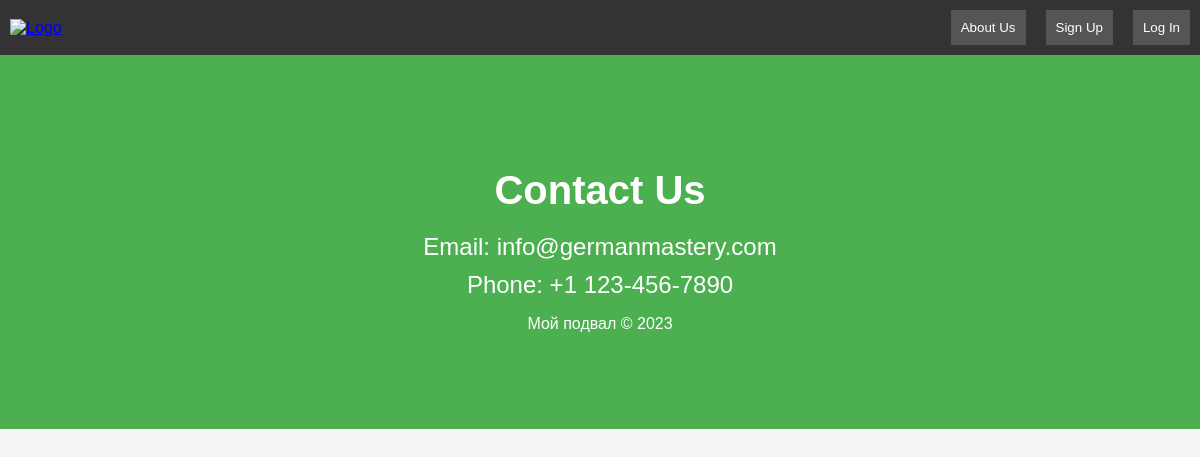
Page /about/ on the earlier database version.
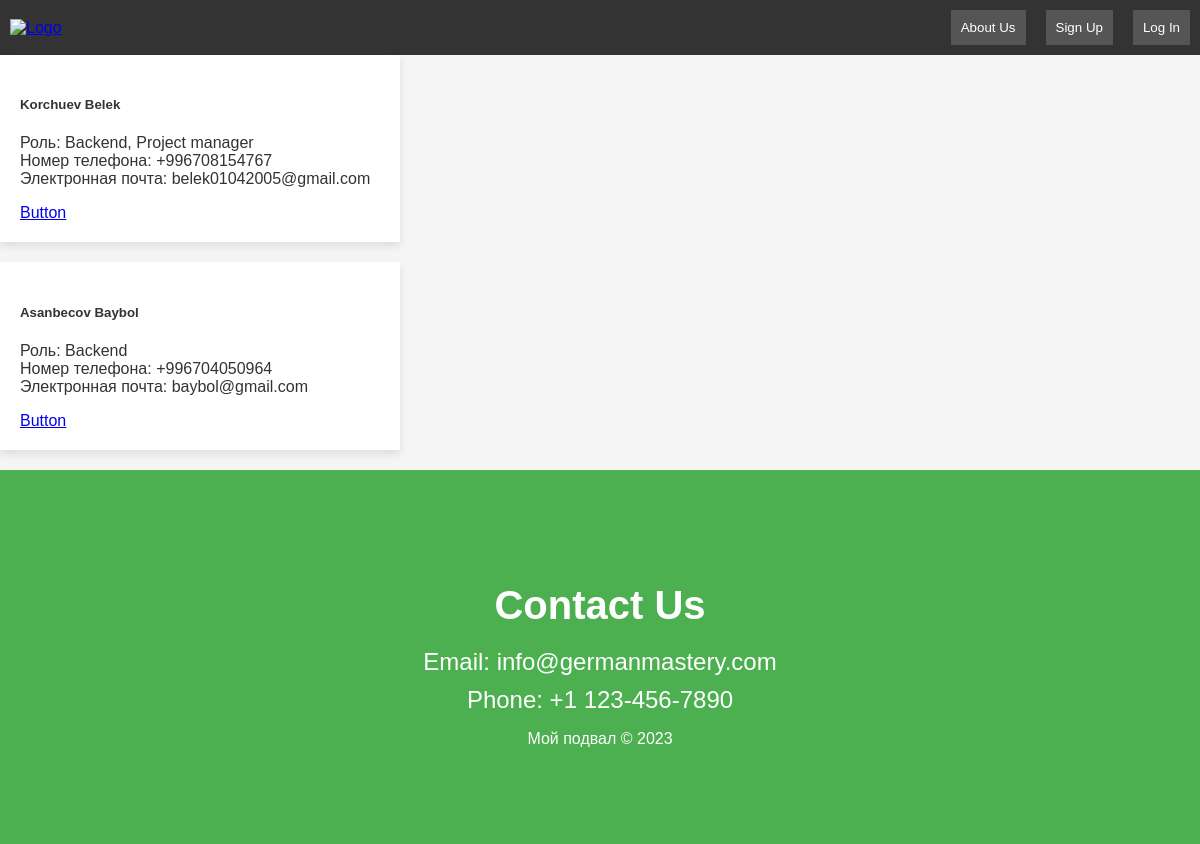
Same page on the later database version.
### main_view/models.py (models this page shows, shortened)
class OurInformations(models.Model):
    name = models.CharField(max_length=20,)
    role = models.CharField(max_length=50)
    phone_number = models.CharField(max_length=15)
    email = models.EmailField()
    class Meta:
        verbose_name = 'information'
        verbose_name_plural = 'informations'

### main_view/views.py (the view)
# urls.py: path('about/', AboutUs.as_view(), name='about'),
class AboutUs(generic.View):
    def get(self, request):
        creaters_list = OurInformations.objects.all()
        return render(request, 'main_view/about.html', {'creaters_list': creaters_list})

### templates/main_view/about.html
{% extends 'main_view/base.html' %}
{% block content %}
  {% for i in creaters_list %}
    <div class="card w-75">
      <div class="card-body">
        <h5 class="card-title">{{ i.name }}</h5>
        <p class="card-text">
          Роль: {{ i.role }}<br>
          Номер телефона: {{ i.phone_number }}<br>
          Электронная почта: {{ i.email }}
        </p>
        <a href="#" class="btn btn-primary">Button</a>
      </div>
    </div>
  {% endfor %}
{% endblock %}

### templates/main_view/base.html (shortened to what this page needs)
<!DOCTYPE html>
<html lang="en">
<head>
</head>
</head>
<body>
    <header>
        <a href="{% url 'home' %}"><img src="https://www.freepngimg.com/thumb/germany_flag/175275-waving-flag-germany-free-photo.png" alt="Logo" class="logotype"></a>
        <div class="navigation">
            <a href="{% url 'main_view:about' %}"><button>About Us</button></a>
            {% if user.is_authenticated %}
            <a href="{% url 'user_profile:profile' %}"><button>{{ user.username|capfirst }}</button></a>
            <a href="{% url 'users:logout' %}"><button>Log out</button></a>
            {% else %}
            <a href="{% url 'users:signup' %}"><button>Sign Up</button></a>
            <a href="{% url 'users:login' %}"><button>Log In</button></a>
            {% endif %}
        </div>
    </header>
    <main>
        {% block content %}{% endblock %}
    </main>
    <footer>
        <section class="contact">
        <h2 class="contact-title">Contact Us</h2>
        <p class="contact-info">Email: info@germanmastery.com</p>
        <p class="contact-info">Phone: +1 123-456-7890</p>
            <p>Мой подвал &copy; 2023</p>
        </section>
    </footer>
</body>
</html>

### templates/main_view/base.html (style rules this page uses)
body { font-family: 'Arial', sans-serif; margin: 0; padding: 0; background-color: #f5f5f5; color: #333; }
.card { width: 30%; background-color: #fff; padding: 20px; box-shadow: 0 4px 8px rgba(0, 0, 0, 0.1); margin-bottom: 20px; transition: transform 0.3s; }
.contact { background-color: #4CAF50; color: white; text-align: center; padding: 80px 0; }
.contact-title { font-size: 2.5em; margin-bottom: 20px; }
.contact-info { font-size: 1.5em; margin: 10px 0; }
header { background-color: #333; color: white; padding: 10px; display: flex; justify-content: space-between; align-items: center; }
.logotype { width: 50px; height: auto; }
.navigation { display: flex; gap: 20px; }
.navigation button { background-color: #555; color: white; padding: 10px; border: none; cursor: pointer; }

Differences in the rows shown:
added OurInformations: name "Korchuev Belek", role "Backend, Project manager", phone_number "+996708154767", email "belek01042005@gmail.com"
added OurInformations: name "Asanbecov Baybol", role "Backend", phone_number "+996704050964", email "baybol@gmail.com"
